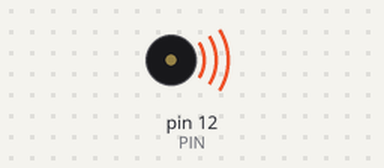
The sketch below on a simulated Arduino Uno, built with avr-gcc and run on an emulated ATmega328P. On the bench: buzzer (waves = sounding).

Above: at 0.1 s.
At 13.0 s:
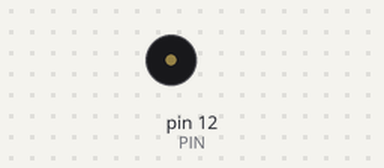
Timing chart, 0 to 14.5 s (numbered marks = the images above):
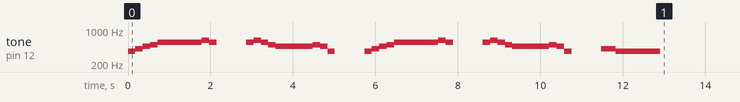

The sketch:

Caramelldansen.ino
```cpp
#define PIN 12

#define BPM 167

#define hachibu 30000/BPM // 0.5*60*1000
#define hutenhachibu 45000/BPM // 1.5*0.5*60*1000
#define shibu 60000/BPM // 60*1000
#define hutenshibu 90000/BPM // 1.5*60*1000
#define nibu 120000/BPM // 2*60*1000
#define hutennibu 180000/BPM // 2*1.5*60*1000
#define zen 240000/BPM // 4*60*1000

#define soushoku 5000/BPM // 数字は適当

#define doL 131
#define dosL 139
#define reL 147
#define resL 156
#define miL 165
#define faL 175
#define fasL 185
#define soL 196
#define sosL 208
#define raL 220
#define rasL 233
#define siL 247

#define doM 262
#define dosM 277
#define reM 294
#define resM 311
#define miM 330
#define faM 349
#define fasM 370
#define soM 392
#define sosM 415
#define raM 440
#define rasM 466
#define siM 494

#define doH 523
#define dosH 554
#define reH 587
#define resH 622
#define miH 659
#define faH 698
#define fasH 740
#define soH 784
#define sosH 830
#define raH 880
#define rasH 932
#define siH 988

// tone(Pin, Takasa, Nagasa);
// delay(Nagasa);


void setup() {
  // put your setup code here, to run once:
  tone(PIN, fasM, hachibu);
  delay(hachibu);
  tone(PIN, sosM, hachibu);
  delay(hachibu);
  tone(PIN, rasM, hachibu);
  delay(hachibu);
  tone(PIN, siM, hachibu);
  delay(hachibu);
  //-------------------------------
  tone(PIN, dosH, hutenhachibu);
  delay(hutenhachibu);
  tone(PIN, dosH, hutenhachibu);
  delay(hutenhachibu);
  tone(PIN, dosH, shibu);
  delay(shibu);
  tone(PIN, dosH, hachibu);
  delay(hachibu);
  tone(PIN, resH, hachibu);
  delay(hachibu);
  tone(PIN, dosH, hachibu);
  delay(hachibu);
  //-------------------------------
  delay(nibu);
  tone(PIN, dosH, hachibu);
  delay(hachibu);
  tone(PIN, resH, hachibu);
  delay(hachibu);
  tone(PIN, dosH, hachibu);
  delay(hachibu);
  tone(PIN, siM, hachibu);
  delay(hachibu);
  //-------------------------------
  tone(PIN, rasM, hutenhachibu);
  delay(hutenhachibu);
  tone(PIN, rasM, hutenhachibu);
  delay(hutenhachibu);
  tone(PIN, rasM, shibu);
  delay(shibu);
  tone(PIN, siM, hachibu);
  delay(hachibu);
  tone(PIN, rasM, hachibu);
  delay(hachibu);
  tone(PIN, fasM, hachibu);
  delay(hachibu);
  //-------------------------------
  delay(nibu);
  tone(PIN, fasM, hachibu);
  delay(hachibu);
  tone(PIN, sosM, hachibu);
  delay(hachibu);
  tone(PIN, rasM, hachibu);
  delay(hachibu);
  tone(PIN, siM, hachibu);
  delay(hachibu);
  //-------------------------------
  tone(PIN, dosH, hutenhachibu);
  delay(hutenhachibu);
  tone(PIN, dosH, hutenhachibu);
  delay(hutenhachibu);
  tone(PIN, dosH, shibu);
  delay(shibu);
  tone(PIN, dosH, hachibu);
  delay(hachibu);
  tone(PIN, resH, hachibu);
  delay(hachibu);
  tone(PIN, dosH, hachibu);
  delay(hachibu);
  //-------------------------------
  delay(nibu);
  tone(PIN, dosH, hachibu);
  delay(hachibu);
  tone(PIN, resH, hachibu);
  delay(hachibu);
  tone(PIN, dosH, hachibu);
  delay(hachibu);
  tone(PIN, siM, hachibu);
  delay(hachibu);
  //-------------------------------
  tone(PIN, rasM, hutenhachibu);
  delay(hutenhachibu);
  tone(PIN, rasM, hutenhachibu);
  delay(hutenhachibu);
  tone(PIN, rasM, shibu);
  delay(shibu);
  tone(PIN, siM, hachibu);
  delay(hachibu);
  tone(PIN, rasM, hachibu);
  delay(hachibu);
  tone(PIN, fasM, hachibu);
  delay(hachibu);
  //-------------------------------
  delay(nibu);
  tone(PIN, sosM, shibu);
  delay(shibu);
  tone(PIN, fasM, hutennibu);
  delay(hutennibu);
  //-------------------------------
  //-------------------------------
  //-------------------------------
  //-------------------------------
  //-------------------------------
  //-------------------------------
  //-------------------------------
  //-------------------------------
  //-------------------------------
  //-------------------------------
  //-------------------------------
  //-------------------------------
  //-------------------------------
  //-------------------------------
  //-------------------------------
  //-------------------------------
  //-------------------------------
  //-------------------------------
  //-------------------------------
  //-------------------------------
  //-------------------------------
  //-------------------------------
}

void loop() {
  // put your main code here, to run repeatedly:

}
```
